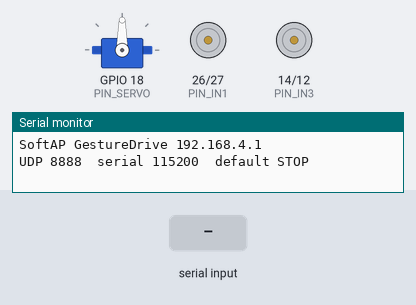
The program below on a simulated ESP32. Parts: servo, motor-driver pin pairs drawn as motors (green arrow = first pin HIGH = forward, orange = second pin HIGH = backward, longer = more drive, scaled by the enable pin), the last lines printed to the serial monitor. The inputs (shaded band) are chosen by the test bench.

Above: at 1.2 s.
1.3 s: "SERVO 1\n" received over Serial
At 2.5 s:
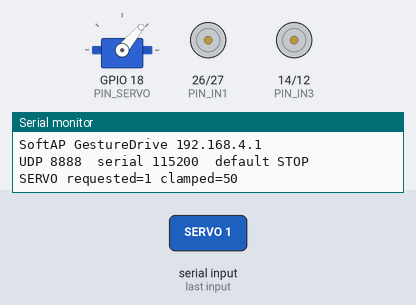
2.8 s: "F\n" received over Serial
At 2.95 s:
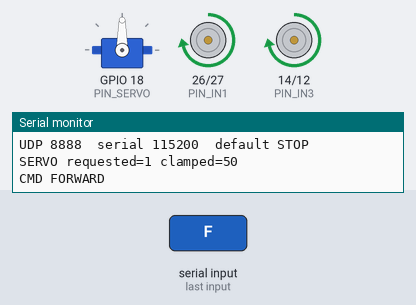
4.6 s: "B\n" received over Serial
At 4.75 s:
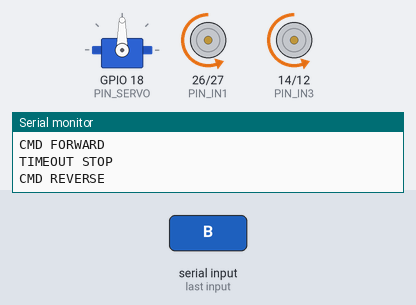
6.4 s: "L\n" received over Serial
At 6.55 s:
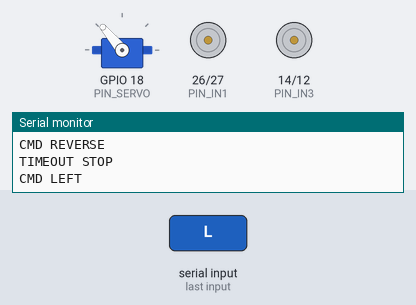
8.2 s: "FL\n" received over Serial
At 8.35 s:
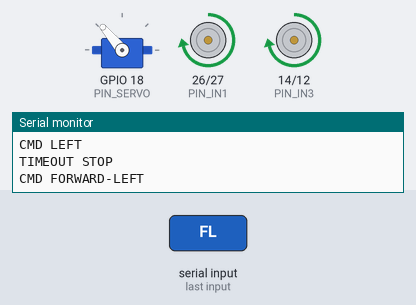
10.0 s: "SERVO 150\n" received over Serial
At 10.6 s:
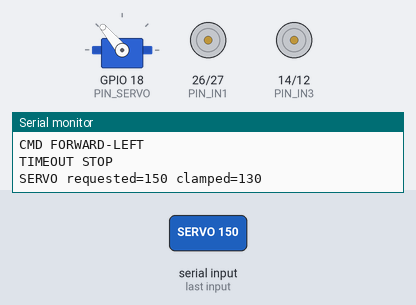
Timing chart, 0 to 12.5 s (numbered marks = the images above; inputs shaded):
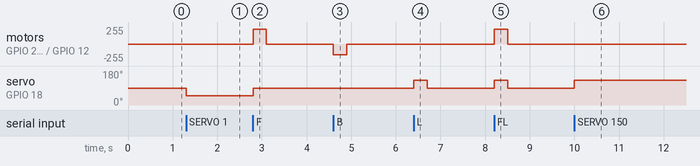

The program:

main.cpp
```cpp
#include <Arduino.h>
#include <WiFi.h>
#include <WiFiUdp.h>
#include <ESP32Servo.h>
#include <esp_arduino_version.h>

#include "config.h"

WiFiUDP udp;
Servo steering;
char packet[64];
String serialBuf;
String lastCommand = "STOP";
uint32_t lastPacketMs = 0;
bool motorsEnabled = false;
bool lastWasUdp = false;

static String normalize(String raw) {
  raw.trim();
  raw.toUpperCase();
  if (raw.startsWith("SERVO")) {
    return raw;
  }
  raw.replace(" ", "");
  if (raw == "S") return "STOP";
  if (raw == "C") return "CENTER";
  if (raw == "F") return "FORWARD";
  if (raw == "B") return "REVERSE";
  if (raw == "L") return "LEFT";
  if (raw == "R") return "RIGHT";
  if (raw == "FL" || raw == "FORWARD_LEFT") return "FORWARD-LEFT";
  if (raw == "FR" || raw == "FORWARD_RIGHT") return "FORWARD-RIGHT";
  if (raw == "BL" || raw == "REVERSE_LEFT") return "REVERSE-LEFT";
  if (raw == "BR" || raw == "REVERSE_RIGHT") return "REVERSE-RIGHT";
  return raw;
}

static int clampServo(int angle) {
  if (angle < SERVO_MIN) return SERVO_MIN;
  if (angle > SERVO_MAX) return SERVO_MAX;
  return angle;
}

static void motorPwmWrite(int enPin, int duty) {
#if defined(ESP_ARDUINO_VERSION) && ESP_ARDUINO_VERSION >= ESP_ARDUINO_VERSION_VAL(3, 0, 0)
  ledcWrite(enPin, (uint32_t)duty);
#else
  const int ch = (enPin == PIN_ENA) ? MOTOR_PWM_CH_A : MOTOR_PWM_CH_B;
  ledcWrite(ch, (uint32_t)duty);
#endif
}

static void motorPwmInit() {
#if defined(ESP_ARDUINO_VERSION) && ESP_ARDUINO_VERSION >= ESP_ARDUINO_VERSION_VAL(3, 0, 0)
  ledcAttach(PIN_ENA, MOTOR_PWM_FREQ_HZ, MOTOR_PWM_RES_BITS);
  ledcAttach(PIN_ENB, MOTOR_PWM_FREQ_HZ, MOTOR_PWM_RES_BITS);
#else
  ledcSetup(MOTOR_PWM_CH_A, MOTOR_PWM_FREQ_HZ, MOTOR_PWM_RES_BITS);
  ledcAttachPin(PIN_ENA, MOTOR_PWM_CH_A);
  ledcSetup(MOTOR_PWM_CH_B, MOTOR_PWM_FREQ_HZ, MOTOR_PWM_RES_BITS);
  ledcAttachPin(PIN_ENB, MOTOR_PWM_CH_B);
#endif
  motorPwmWrite(PIN_ENA, 0);
  motorPwmWrite(PIN_ENB, 0);
}

static void setMotor(int inA, int inB, int en, int pwm, bool forward) {
  pwm = constrain(pwm, 0, PWM_MAX);
  if (pwm <= 0) {
    digitalWrite(inA, LOW);
    digitalWrite(inB, LOW);
    motorPwmWrite(en, 0);
    return;
  }
  digitalWrite(inA, forward ? HIGH : LOW);
  digitalWrite(inB, forward ? LOW : HIGH);
  motorPwmWrite(en, pwm);
}

static void stopMotors() {
  setMotor(PIN_IN1, PIN_IN2, PIN_ENA, 0, true);
  setMotor(PIN_IN3, PIN_IN4, PIN_ENB, 0, true);
  steering.write(SERVO_CENTER);
  motorsEnabled = false;
}

static void applyCommand(const String &cmd) {
  lastCommand = cmd;
  lastPacketMs = millis();

  if (cmd == "STOP" || cmd == "CENTER") {
    stopMotors();
    motorsEnabled = cmd == "CENTER";
    return;
  }

  int servo = SERVO_CENTER;
  int leftPwm = 0;
  int rightPwm = 0;
  bool forward = true;

  const bool hasForward = cmd.startsWith("FORWARD");
  const bool hasReverse = cmd.startsWith("REVERSE");
  const bool hasLeft = cmd.endsWith("LEFT") || cmd == "LEFT";
  const bool hasRight = cmd.endsWith("RIGHT") || cmd == "RIGHT";

  if (hasReverse) forward = false;
  const int drivePwm = hasForward ? PWM_FORWARD : PWM_REVERSE;
  if (hasForward || hasReverse) {
    leftPwm = drivePwm;
    rightPwm = drivePwm;
  }

#if DRIVE_MODE == DRIVE_ACKERMANN
  if (hasLeft) servo = SERVO_LEFT;
  if (hasRight) servo = SERVO_RIGHT;
  if (cmd == "LEFT" || cmd == "RIGHT") {
    leftPwm = 0;
    rightPwm = 0;
  }
#else
  if (cmd == "LEFT") {
    setMotor(PIN_IN1, PIN_IN2, PIN_ENA, PWM_TURN, false);
    setMotor(PIN_IN3, PIN_IN4, PIN_ENB, PWM_TURN, true);
    steering.write(SERVO_CENTER);
    motorsEnabled = true;
    return;
  }
  if (cmd == "RIGHT") {
    setMotor(PIN_IN1, PIN_IN2, PIN_ENA, PWM_TURN, true);
    setMotor(PIN_IN3, PIN_IN4, PIN_ENB, PWM_TURN, false);
    steering.write(SERVO_CENTER);
    motorsEnabled = true;
    return;
  }
  if (hasLeft) {
    leftPwm = PWM_DIFF_INSIDE;
    rightPwm = drivePwm;
  }
  if (hasRight) {
    leftPwm = drivePwm;
    rightPwm = PWM_DIFF_INSIDE;
  }
#endif

  steering.write(clampServo(servo));
  setMotor(PIN_IN1, PIN_IN2, PIN_ENA, leftPwm, forward);
  setMotor(PIN_IN3, PIN_IN4, PIN_ENB, rightPwm, forward);
  motorsEnabled = (leftPwm > 0 || rightPwm > 0);
}

static bool handleSpecial(const String &cmd) {
  if (cmd.startsWith("SERVO")) {
    int space = cmd.indexOf(' ');
    int angle = (space > 0) ? cmd.substring(space + 1).toInt() : SERVO_CENTER;
    int clamped = clampServo(angle);
    steering.write(clamped);
    Serial.printf("SERVO requested=%d clamped=%d\n", angle, clamped);
    lastPacketMs = millis();
    return true;
  }
  return false;
}

static void applyLine(const String &raw) {
  String cmd = normalize(raw);
  if (cmd.length() == 0) return;
  if (handleSpecial(cmd)) return;
  if (cmd == "STOP" || cmd == "CENTER" || cmd == "FORWARD" || cmd == "REVERSE" ||
      cmd == "LEFT" || cmd == "RIGHT" || cmd == "FORWARD-LEFT" || cmd == "FORWARD-RIGHT" ||
      cmd == "REVERSE-LEFT" || cmd == "REVERSE-RIGHT") {
    applyCommand(cmd);
    Serial.printf("CMD %s\n", cmd.c_str());
  } else {
    Serial.printf("IGN %s\n", cmd.c_str());
  }
}

void setup() {
  Serial.begin(SERIAL_BAUD);
  pinMode(PIN_IN1, OUTPUT);
  pinMode(PIN_IN2, OUTPUT);
  pinMode(PIN_IN3, OUTPUT);
  pinMode(PIN_IN4, OUTPUT);
  motorPwmInit();
  steering.setPeriodHertz(50);
  steering.attach(PIN_SERVO, 500, 2500);
  stopMotors();
  lastPacketMs = millis();

  WiFi.mode(WIFI_AP);
  WiFi.softAP(WIFI_SSID, WIFI_PASSWORD);
  udp.begin(UDP_PORT);
  Serial.print("SoftAP ");
  Serial.print(WIFI_SSID);
  Serial.print(" ");
  Serial.println(WiFi.softAPIP());
  Serial.println("UDP 8888  serial 115200  default STOP");
}

void loop() {
  int n = udp.parsePacket();
  if (n > 0) {
    int len = udp.read(packet, sizeof(packet) - 1);
    if (len > 0) {
      packet[len] = 0;
      lastWasUdp = true;
      applyLine(String(packet));
    }
  }

  while (Serial.available()) {
    char c = Serial.read();
    if (c == '\n' || c == '\r') {
      if (serialBuf.length()) {
        lastWasUdp = false;
        applyLine(serialBuf);
        serialBuf = "";
      }
    } else if (serialBuf.length() < 48) {
      serialBuf += c;
    }
  }

  if (lastWasUdp && WiFi.softAPgetStationNum() == 0 && motorsEnabled) {
    stopMotors();
    lastCommand = "STOP";
    lastWasUdp = false;
    Serial.println("WIFI DROP STOP");
  }

  if (millis() - lastPacketMs >= COMMAND_TIMEOUT_MS && lastCommand != "STOP") {
    applyCommand("STOP");
    Serial.println("TIMEOUT STOP");
  }
}
```

config.h
```cpp
#pragma once


#define WIFI_SSID "GestureDrive"
#define WIFI_PASSWORD "GestureDrive1"
#define UDP_PORT 8888

#define DRIVE_ACKERMANN 1
#define DRIVE_DIFFERENTIAL 0
#define DRIVE_MODE DRIVE_ACKERMANN

#define PIN_ENA 25
#define PIN_IN1 26
#define PIN_IN2 27
#define PIN_ENB 33
#define PIN_IN3 14
#define PIN_IN4 12
#define PIN_SERVO 18

#define MOTOR_PWM_FREQ_HZ 1000
#define MOTOR_PWM_RES_BITS 8
#define MOTOR_PWM_CH_A 4
#define MOTOR_PWM_CH_B 5
#define PWM_MAX 255
#define PWM_FORWARD 220
#define PWM_REVERSE 160
#define PWM_TURN 160
#define PWM_DIFF_INSIDE 70

#define SERVO_CENTER 90
#define SERVO_MIN 50
#define SERVO_MAX 130
#define SERVO_LEFT 130
#define SERVO_RIGHT 50

#define COMMAND_TIMEOUT_MS 300
#define SERIAL_BAUD 115200
```

Measured:
- after the input at 1.3 s, servo on GPIO 18 (PIN_SERVO): 90° → 50° at once
- after the input at 2.8 s, motor on GPIO 26 (PIN_IN1) / GPIO 27 (PIN_IN2), motor on GPIO 14 (PIN_IN3) / GPIO 12 (PIN_IN4): stopped → forward 219/255 at once, → stopped 0.30 s later; servo on GPIO 18 (PIN_SERVO): 50° → 90° at once
- after the input at 4.6 s, motor on GPIO 26 (PIN_IN1) / GPIO 27 (PIN_IN2), motor on GPIO 14 (PIN_IN3) / GPIO 12 (PIN_IN4): stopped → backward 159/255 at once, → stopped 0.30 s later
- after the input at 6.4 s, servo on GPIO 18 (PIN_SERVO): 90° → 130° at once, → 90° 0.30 s later
- after the input at 8.2 s, motor on GPIO 26 (PIN_IN1) / GPIO 27 (PIN_IN2), motor on GPIO 14 (PIN_IN3) / GPIO 12 (PIN_IN4): stopped → forward 219/255 at once, → stopped 0.30 s later; servo on GPIO 18 (PIN_SERVO): 90° → 130° at once, → 90° 0.30 s later
- after the input at 10.0 s, servo on GPIO 18 (PIN_SERVO): 90° → 130° at once
